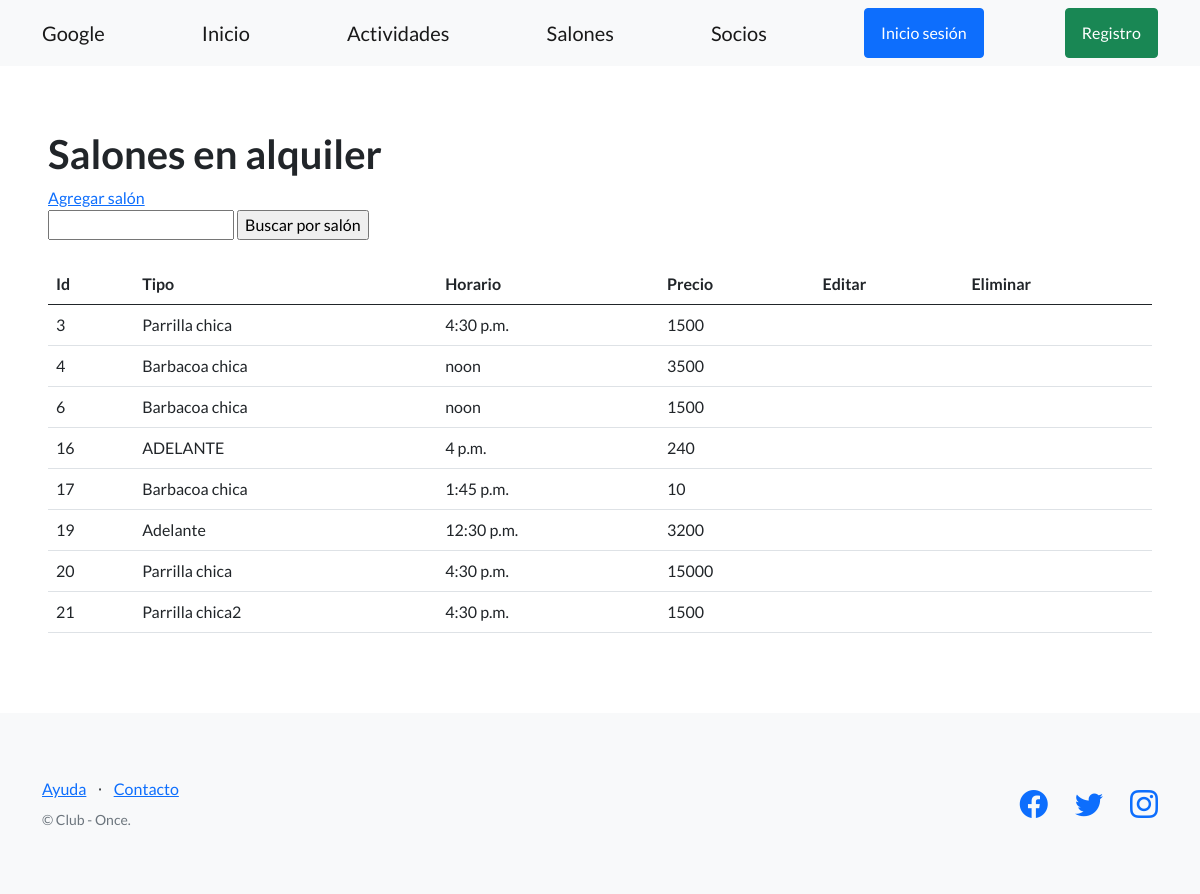
/salones/, run on an earlier commit of the app's database.
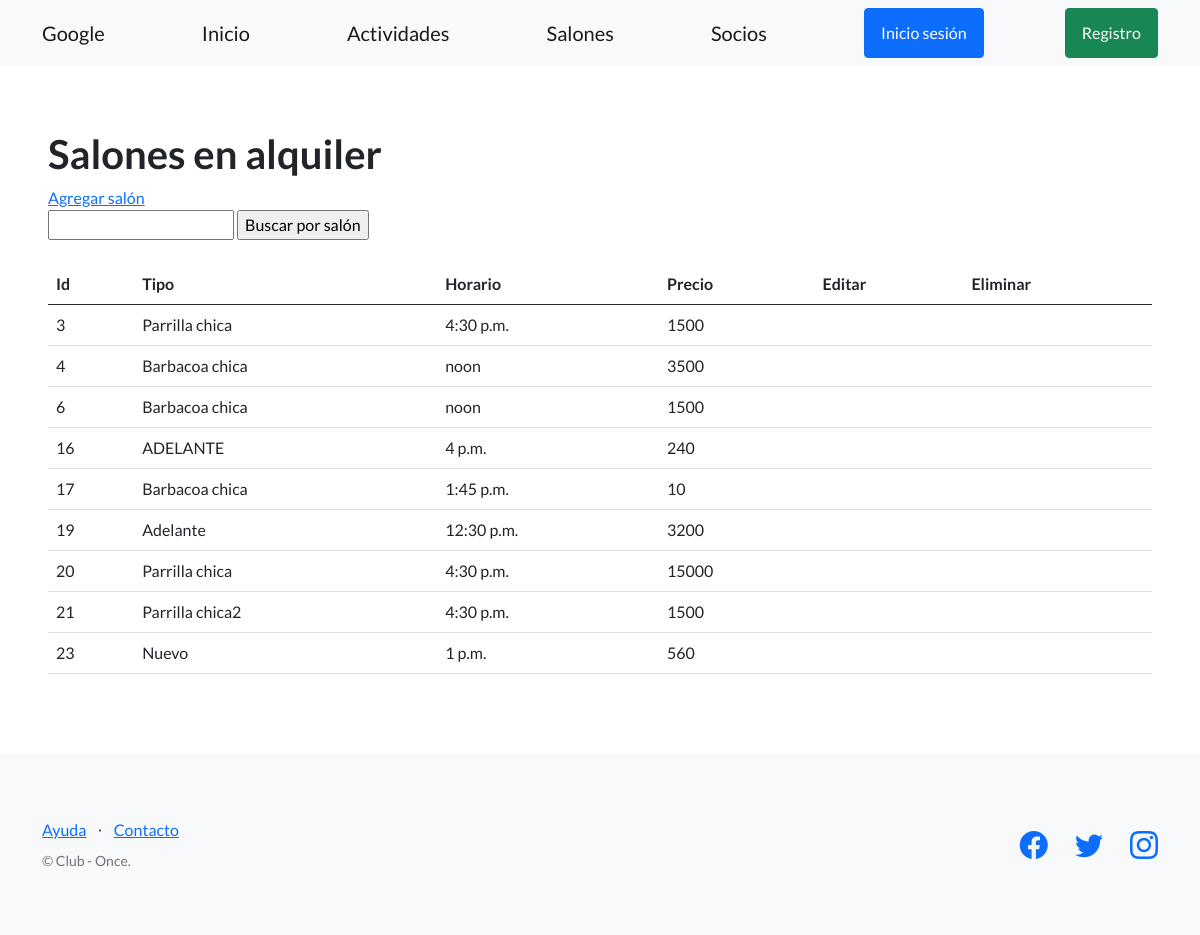
And on a later commit of the database.
### club_once_estrellas/models.py (models this page shows)
class Salones(models.Model):
    tipo = models.CharField(max_length=64)
    horario = models.TimeField()
    precio = models.IntegerField()
    creador = models.ForeignKey(User, on_delete=models.SET_NULL, null=True)

### club_once_estrellas/views.py (the view)
# urls.py: path("salones/", Salones_en_alquiler, name="lista_salones"),
def Salones_en_alquiler(request):
    contexto = {
        "Salones": Salones.objects.all(),
    }
    http_response = render(
        request=request,
        template_name='club_once_estrellas/lista_salones.html',
        context=contexto,
    )
    return http_response

### club_once_estrellas/templates/club_once_estrellas/lista_salones.html (shortened to what this page needs)
{% extends "club_once_estrellas/base.html" %}
{% block contenido %}
<section>
  <div>
    <h1>Salones en alquiler</h1>
    <a href="{% url 'agregar_salon' %}">Agregar salón</a>
    <form action="{% url 'buscar_salon' %}" method="post">
      <input type="text" name="busqueda">
      <input type="submit" value="Buscar por salón">
    </form>
    <br>
    <table class="table">
      <thead>
        <tr>
          <th>Id</th>
          <th>Tipo</th>
          <th>Horario</th>
          <th>Precio</th>
          <th>Editar</th>
          <th>Eliminar</th>
        </tr>
      </thead>
      <tbody>
        {% for salon in Salones %}
        <tr>
          <td>{{ salon.id }}</td>
          <td>{{ salon.tipo }}</td>
          <td>{{ salon.horario }}</td>
          <td>{{ salon.precio }}</td>
          <td>
          </td>
          <td>
          </td>
        </tr>
        {% endfor %}
      </tbody>
    </table>
  </div>
</section>
{% endblock contenido %}

What changed in the data, as far as the page shows it:
added Salones: id "23", tipo "Nuevo", horario "1 p.m.", precio "560"
